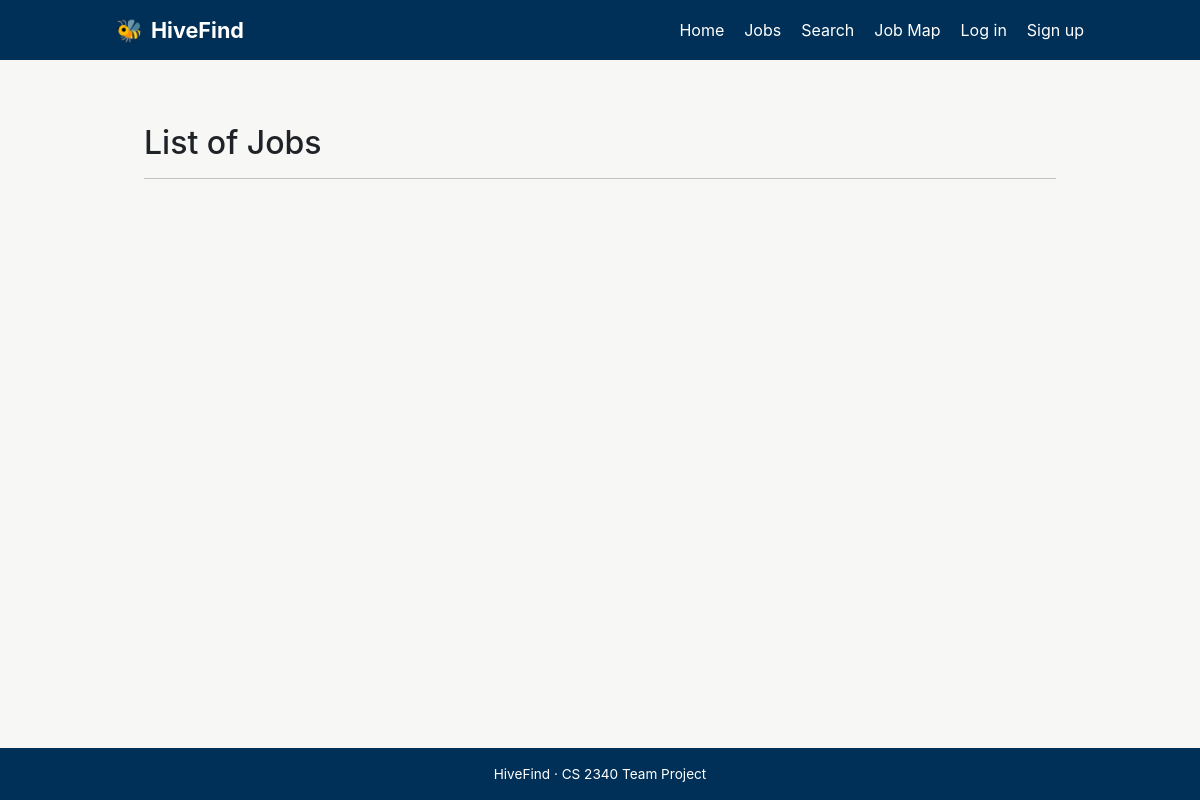
The page /jobs/ on the database as committed earlier.
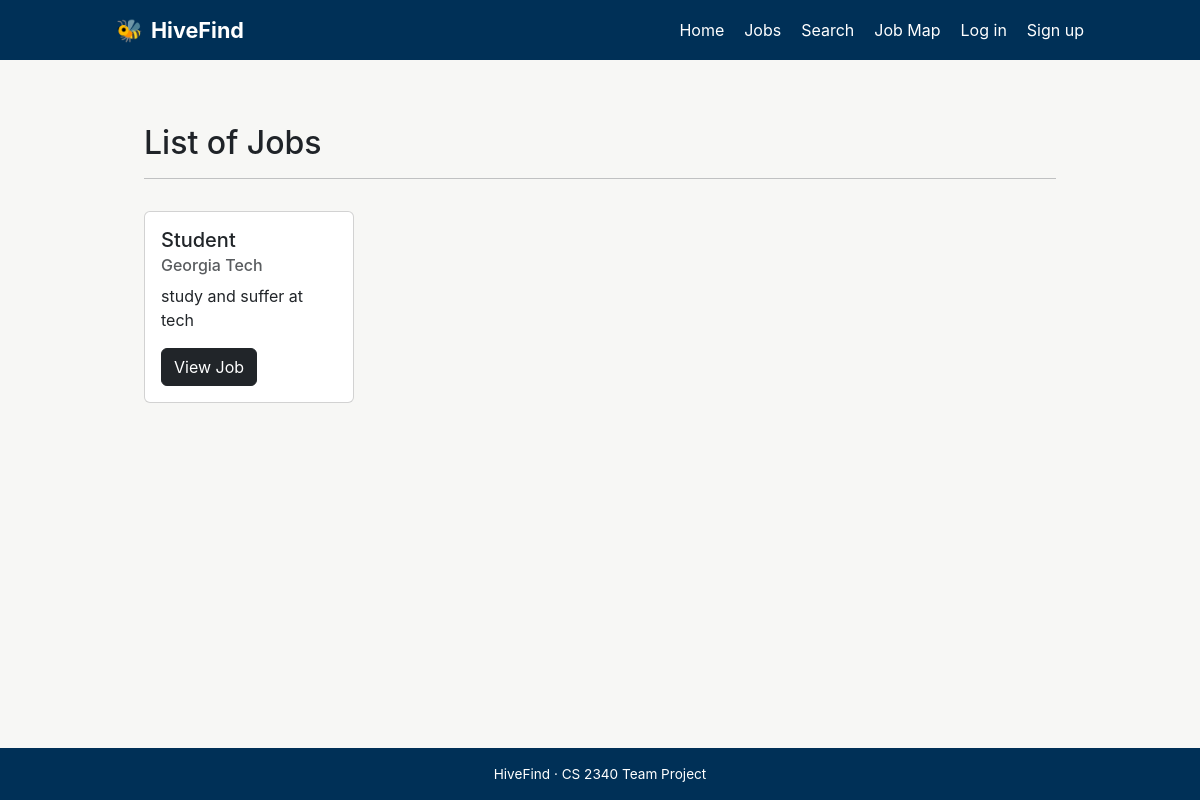
The same page on the database as committed later.
### jobs/models.py (models this page shows, shortened)
class Job(models.Model):
    title = models.CharField(max_length=150)
    company = models.CharField(max_length=150)
    description = models.TextField(blank=True)
    address = models.CharField(max_length=255, blank=True)
    city = models.CharField(max_length=100, blank=True)
    state = models.CharField(max_length=100, blank=True)
    latitude = models.FloatField()
    longitude = models.FloatField()
    salary_min = models.PositiveIntegerField(null=True, blank=True)
    salary_max = models.PositiveIntegerField(null=True, blank=True)
    is_remote = models.BooleanField(default=False)
    visa_sponsorship = models.BooleanField(default=False)
    skills = models.ManyToManyField('accounts.Skill', blank=True)
    posted_by = models.ForeignKey(
        settings.AUTH_USER_MODEL,
        on_delete=models.SET_NULL,
        null=True,
        blank=True,
        related_name='jobs',
    )
    created_at = models.DateTimeField(auto_now_add=True)
    is_active = models.BooleanField(default=True)
    class Meta:
        ordering = ['-created_at']

### jobs/views.py (the view)
# urls.py: path('', views.index, name='applications.index'),
def index(request):
    template_data = {}
    template_data['title'] = 'Jobs'
    template_data['jobs'] = Job.objects.filter(is_active=True)
    return render(request, 'jobs/index.html', {'template_data': template_data})

### jobs/templates/jobs/index.html
{% extends 'hivefind/base.html' %}
{% block content %}
{% load static %}
<div class="p-3">
  <div class="container">
    <div class="row mt-3">
      <div class="col mx-auto mb-3">
        <h2>List of Jobs</h2>
        <hr />
      </div>
    </div>
    <div class="row">
      {% for job in template_data.jobs %}
      <div class="col-md-4 col-lg-3 mb-2">
        <div class="card h-100">
        <div class="card-body">
          <h5 class="card-title">
            {{ job.title }}
        </h5>
          <h6 class="card-subtitle mb-2 text-muted">
            {{ job.company }}
          </h6>
          <p class="card-text">
            {{ job.description }}
          </p>
          <a
              href="{% url 'jobs.show' id=job.id %}"
              class="btn btn-dark"
            >
              View Job
            </a>
          </div>
        </div>
      </div>
      {% endfor %}
    </div>
  </div>
</div>
{% endblock content %}

Rows that differ between the two databases and show on the page:
added Job: title "Student", company "Georgia Tech", description "study and suffer at tech"
